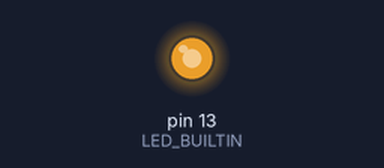
A sketch run on a simulated Arduino Mega 2560, built with avr-gcc and run on an emulated ATmega2560. On the bench: output pins drawn as LEDs (lit = HIGH). What the sketch prints to the serial monitor is not drawn.

Above: at 1.6 s.
Timing chart, 0 to 40.0 s (numbered marks = the images above):
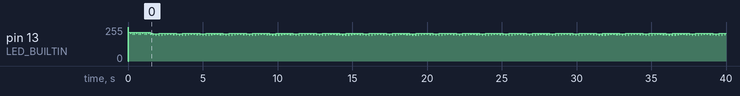

The sketch:

MotorDriverL297_298.ino
```cpp
/*
 Name:		Sketch2.ino
 Created:	10/28/2016 11:49:25 AM
 Author:	Raphi
*/

// Input
/*
* USE ENUM !!!!
*/
#define M_OUT_CW_CCW		23	// L297 Pin 17
#define M_OUT_CLOCK			25	// L297 Pin 18
#define M_OUT_STEP_HS_FS	27	// L297 Pin 19
#define M_OUT_RESET			29	// L297 Pin 20
#define M_OUT_ENABLE		31	// L297 Pin 10
#define M_OUT_CONTROL		33	// L297 Pin 11
// Output
#define M_IN_SNYC			53	// L297 Pin 11
#define M_IN_HOME			51	// L297 Pin 13

// the setup function runs once when you press reset or power the board
void setup() {
	pinMode(LED_BUILTIN, OUTPUT);
	Serial.begin(9600);
	Serial.write("Stepper Motor\n");

	//----- Configuration L297 -----
	//ENABLE
	digitalWrite(M_OUT_ENABLE, HIGH);	/* ENABLE */
	//CW_CCW
	digitalWrite(M_OUT_CW_CCW, HIGH);	/* CW */
	//RESET (LOW activ)
	digitalWrite(M_OUT_RESET, HIGH);	/* NO Reset*/
	//Step HALF(HIGH) / FULL(LOW)		/* FULL STEP */
	digitalWrite(M_OUT_STEP_HS_FS, LOW);

	//CONTROL
	/*	Chopperbetrieb wird gesteuert. Bei Anliegen von 5 V langsames Abfallen der Phasenspannung, bei
	*	Anliegen von 0 V dynamisches Abfallen der Phasenspannung.
	*/
	digitalWrite(M_OUT_CONTROL, LOW);	//LOW or HIGH

	//----- Serial -----
	Serial.write("Start: \n");

}

// the loop function runs over and over again until power down or reset
void loop() {

	//--- Signalisieren
	for (;;) {

		digitalWrite(M_OUT_CLOCK, HIGH);	// Stepper
		digitalWrite(LED_BUILTIN, HIGH);	// LED blink
		delay(10);

		digitalWrite(M_OUT_CLOCK, LOW);		// Stepper
		digitalWrite(LED_BUILTIN, LOW);		// LED blink

		delay(2);						// wait for a second

		//--- Serial
		Serial.write("run stepper\n");
	}
}
```
